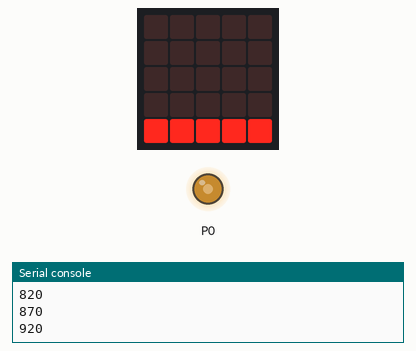
Bench run of a program on a simulated BBC micro:bit (MakeCode). On the bench: the board's 5×5 LED display, output pins drawn as LEDs (lit = HIGH), the last lines printed to the serial console.

Above: at 0.38 s.
At 1.3 s:
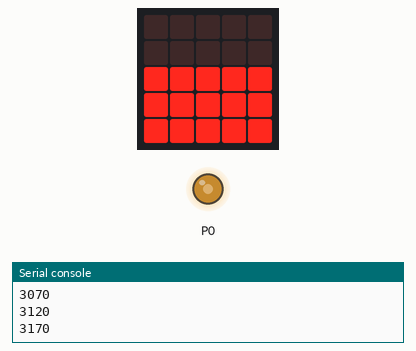
At 2.2 s:
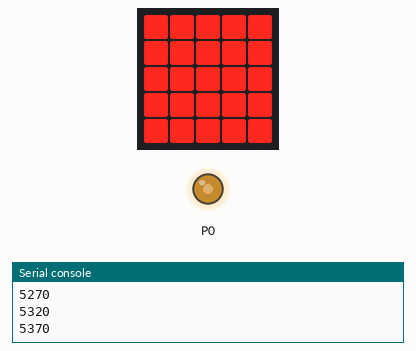
At 4.92 s:
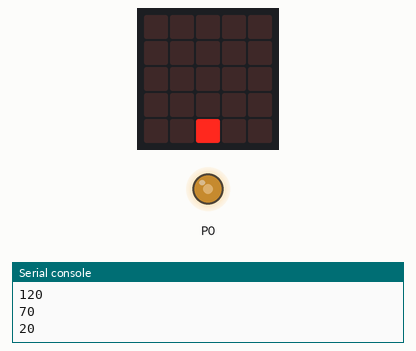
Timing chart, 0 to 6.4 s (numbered marks = the images above):
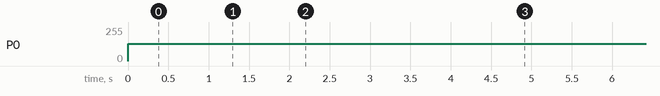

Measured:
- by itself, P0: 0/255 → 128/255 at 0.00 s
- what the display in image 2 shows lasts 0.7 s, from 2.1 s to 2.8 s

The program:

main.ts
```typescript
let T = 0
let f = 20
let item = 50
basic.forever(function () {
    pins.analogWritePin(AnalogPin.P0, 512)
    T = Math.idiv(1000000, f)
    pins.analogSetPeriod(AnalogPin.P0, T)
    led.plotBarGraph(
    f,
    6000
    )
    f += item
    if (f <= 20 || f >= 6000) {
        item = item * -1
    }
})
```

test.ts
```typescript
// aquí va el archivo "tests"; esto no se compilará cuando este paquete se utilice como una extensión.
```
